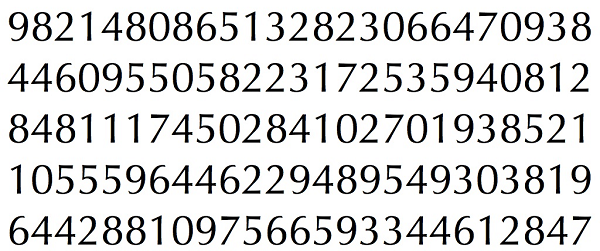
#> input picture pitrain.png, 600 x 251 px
$ python train.py   (Python 2 division)
#> lines starting #> are read from the running program, lines starting #| are printed output that depends on the picture; after the words box and inside, x2 and y2 are one past the last pixel; in counts of white or black regions, pixels touching at a corner belong together
import sys

import numpy as np
import cv2

im = cv2.imread('pitrain.png')
#> im is the input picture: shape (251, 600, 3); mean B, G, R 217.5, 217.7, 217.6
im3 = im.copy()

gray = cv2.cvtColor(im, cv2.COLOR_BGR2GRAY)
blur = cv2.GaussianBlur(gray, (5, 5), 0)
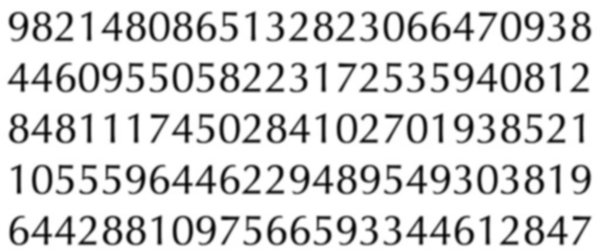
#> blur: shape (251, 600); min 4, max 255, mean 217.7
thresh = cv2.adaptiveThreshold(blur, 255, 1, 1, 11, 2)
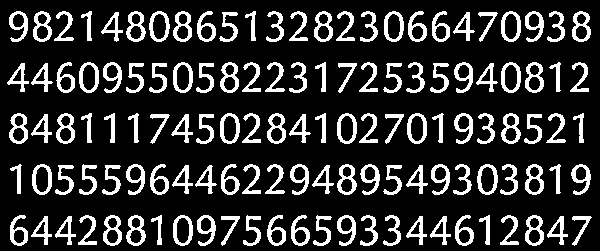
#> thresh: shape (251, 600); 18.6% white; 125 white regions

#################      Now finding Contours         ###################

contours, hierarchy = cv2.findContours(
    thresh, cv2.RETR_LIST, cv2.CHAIN_APPROX_SIMPLE)
#> contours = 208 contours; largest, box (x1, y1, x2, y2) and area: (477, 164, 498, 195) 486, (32, 164, 52, 195) 480, (173, 62, 193, 93) 480, (149, 11, 170, 42) 480, (407, 113, 427, 144) 480

samples = np.empty((0, 100))
responses = []
keys = [i for i in range(48, 58)]

for cnt in contours:
    if cv2.contourArea(cnt) > 50:
        [x, y, w, h] = cv2.boundingRect(cnt)

        if h > 28:
            cv2.rectangle(im, (x, y), (x + w, y + h), (0, 0, 255), 2)
            roi = thresh[y:y + h, x:x + w]
            roismall = cv2.resize(roi, (10, 10))
            cv2.imshow('norm', im)
            key = cv2.waitKey(0)
            key = int(str(key)[-2:])+16
            if key == 19:  # (escape to quit)
                sys.exit()
            elif key in keys:
                print key
                responses.append(int(chr(key)))
                sample = roismall.reshape((1, 100))
                samples = np.append(samples, sample, 0)
#> this loop made 208 passes; (key Esc is pressed on pass 19)
#> (x, y, w, h, key) on passes 19 to 30: (572, 216, 20, 30, 43), (547, 216, 21, 29, 29), (430, 216, 21, 29, 48), (406, 216, 21, 29, 43), (221, 216, 19, 30, 29), (55, 216, 21, 29, 48), (31, 216, 21, 29, 43), (525, 215, 19, 31, 29), (500, 215, 19, 30, 48), (479, 215, 11, 30, 43), (455, 215, 19, 31, 29), (383, 215, 18, 31, 48)
#> (x, y, w, h) on passes 1 to 6: (528, 229, 13, 15), (458, 229, 13, 15), (294, 229, 13, 15), (270, 229, 13, 15), (129, 229, 14, 15), (106, 229, 13, 15)
#| 48
#| 48
#| 48
#| 48
#| 48
#| 48
#| 48
#| 48
#> (further printed lines are left out)
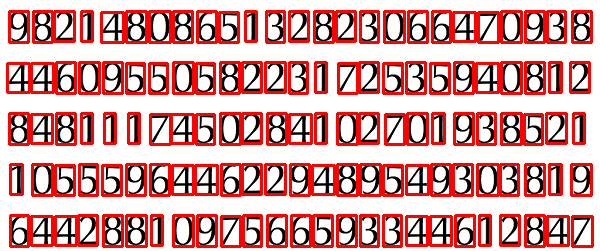
#> im: shape (251, 600, 3); mean B, G, R 162.4, 162.5, 223.2
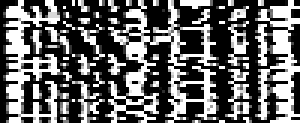
#> samples: shape (41, 100) float64 (shown 3 times larger); min 0, max 255, mean 102.1
#> after the loop, responses = 41 values from 0 to 0

responses = np.array(responses, np.float32)
responses = responses.reshape((responses.size, 1))
print "training complete"

np.savetxt('generalsamples.data', samples)
np.savetxt('generalresponses.data', responses)

$ run again, with pi.png copied over pitrain.png
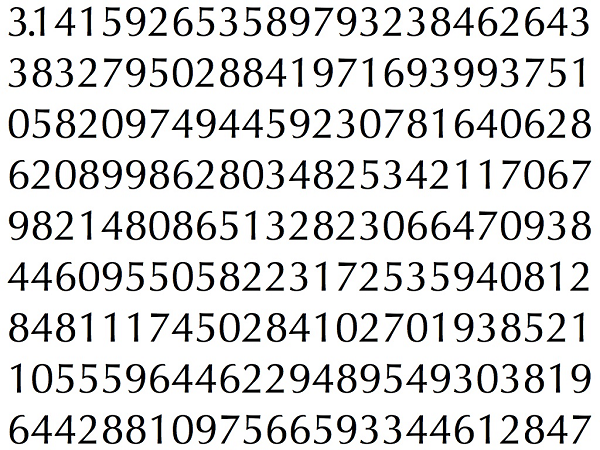
#> input picture pi.png, 600 x 450 px
#> im is the input picture: shape (450, 600, 3); mean B, G, R 217.4, 217.6, 217.5
#> `thresh = cv2.adaptiveThreshold(blur, 255, 1, 1, 11, 2)`:
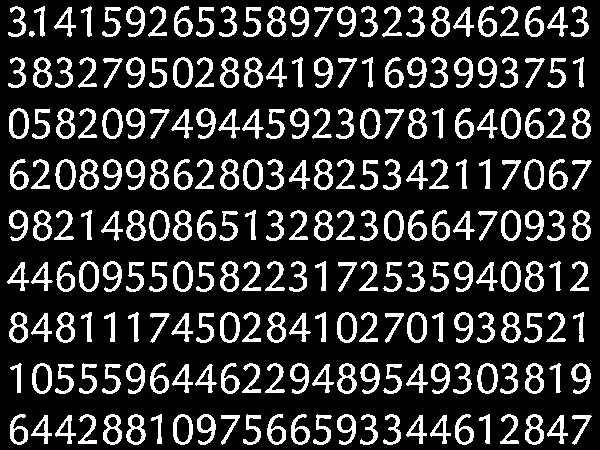
#> thresh: shape (450, 600); 18.7% white; 226 white regions
#> contours = 373 contours, 1 with area under 20; largest, box (x1, y1, x2, y2) and area: (477, 363, 498, 394) 486, (102, 108, 123, 139) 482, (9, 108, 29, 139) 482, (32, 363, 52, 394) 480, (173, 261, 193, 292) 480
#> the loop `for cnt in contours:` made 373 passes; (key Esc is pressed on pass 19)
#> (x, y, w, h, key) on passes 19 to 26: (572, 415, 20, 30, 43), (547, 415, 21, 29, 29), (430, 415, 21, 29, 48), (406, 415, 21, 29, 43), (221, 415, 19, 30, 29), (55, 415, 21, 29, 48), (31, 415, 21, 29, 43), (525, 414, 19, 31, 29)
#> (printed output is left out)
#> after the loop `for cnt in contours:`:
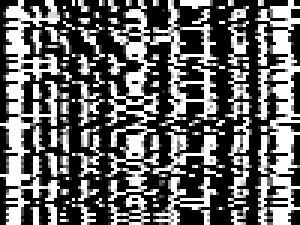
#> samples: shape (75, 100) float64 (shown 3 times larger); min 0, max 255, mean 101.8
#> after the loop `for cnt in contours:`: responses = 75 values from 0 to 0
